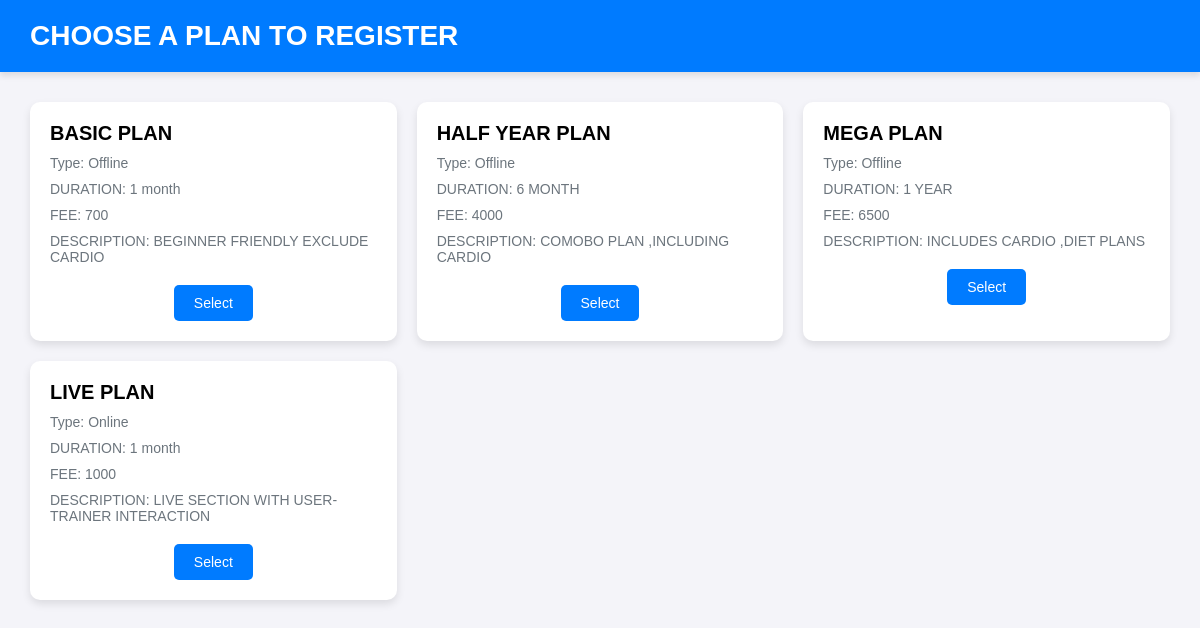
The page /uplan/ on the database as committed earlier.
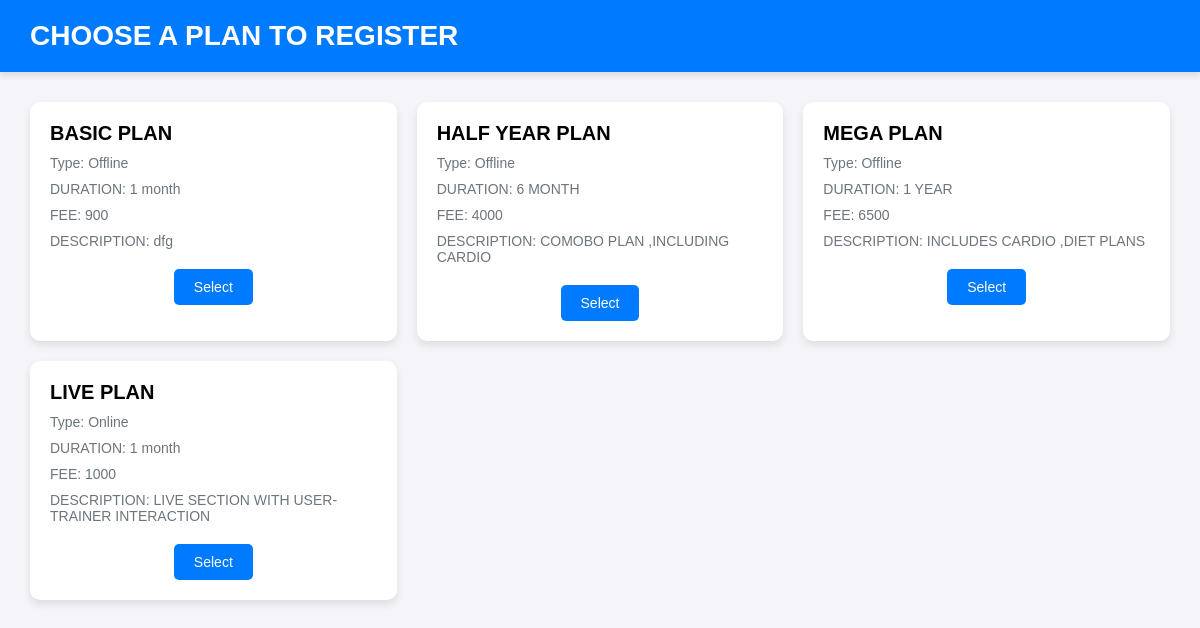
The same page on the database as committed later.
### fitapp/models.py (models this page shows, shortened)
class plan(models.Model):
    Name = models.CharField(max_length=25)
    time_period = models.CharField(max_length=25)
    price = models.CharField(max_length=25)
    descrption = models.CharField(max_length=100)
    Type = models.CharField( max_length=50,blank=True, null=True)

### fitapp/views.py (the view)
# urls.py: path('uplan/', views.userplan, name='uplan'),
def userplan(request):
    uplan = plan.objects.all()
    return render(request, 'f4fitness/planview.html',{'plans':uplan})

### templates/f4fitness/planview.html (shortened to what this page needs)
<!DOCTYPE html>
<html lang="en">
<head>
    {% load static %}
    <link rel="stylesheet" href="https://cdnjs.cloudflare.com/ajax/libs/font-awesome/5.15.3/css/all.min.css">
</head>
<body>
    <div class="header">
        <h1>CHOOSE A PLAN TO REGISTER</h1>
    </div>
    <div class="container">
        <div class="grid">
            {% for plan in plans %}
            <div class="card">
                <div class="card-content">
                    <h2 class="card-title">{{ plan.Name }}</h2>
                    <p class="card-details">Type: {{ plan.Type }}</p>
                    <p class="card-details">DURATION: {{ plan.time_period }}</p>
                    <p class="card-details">FEE: {{ plan.price }}</p>
                    <p class="card-details">DESCRIPTION: {{ plan.descrption }}</p>
                </div>
                <div class="card-buttons">
                    <a href="{% url  'register' plan.id %}" class="select-btn">Select</a>
                </div>
            </div>
            {% endfor %}
        </div>
    </div>
</body>
</html>

Rows that differ between the two databases and show on the page:
changed plan "BASIC PLAN": price "700" → "900"; descrption "BEGINNER FRIENDLY EXCLUDE CARDIO" → "dfg"
